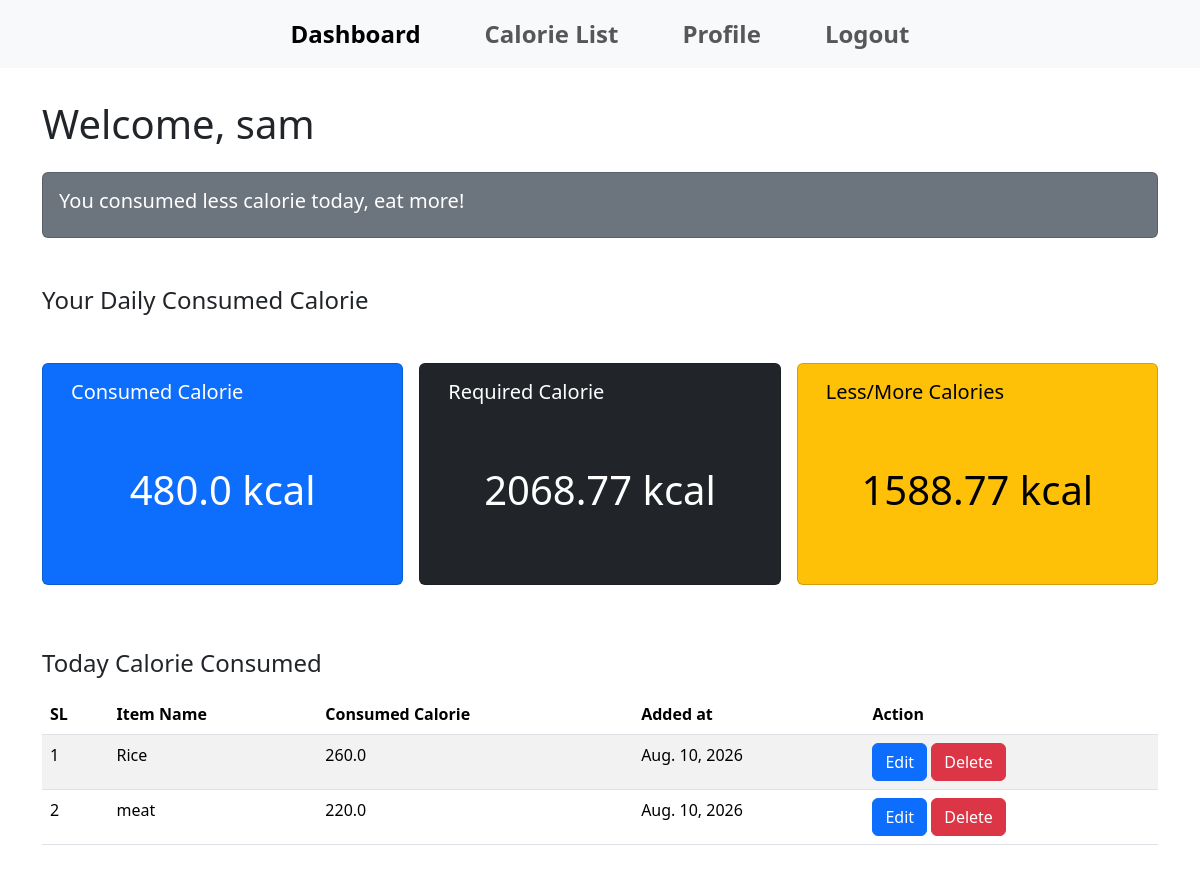
The page /dashboard/ (signed in) on the database its author committed.
### calory_app/models.py (models this page shows, shortened)
class customUser(AbstractUser):
    pass

class profileModel(models.Model):
    user = models.ForeignKey(
        customUser,
        on_delete=models.CASCADE,
        null=True,
    )
    GENDER_OPTIONS = [
        ('Male', 'Male'),
        ('Female', 'Female'),
    ]
    name = models.CharField(null=True, max_length=200)
    age = models.PositiveIntegerField(null=True)
    gender = models.CharField(null=True, max_length=100, choices=GENDER_OPTIONS)
    height = models.FloatField(null=True)
    weight = models.FloatField(null=True)
    bmr = models.FloatField(null=True)

class consumedColorieModel(models.Model):
    consumed_by = models.ForeignKey(
        customUser,
        on_delete=models.CASCADE,
        null=True,
        related_name='user_calorie'
    )
    item_name = models.CharField(null=True, max_length=200)
    calorie = models.FloatField(null=True)
    created_at = models.DateField(auto_now_add=True)

### calory_app/views.py (the view)
# urls.py: path('dashboard/', dashboard, name='dashboard'),
@login_required
def dashboard(request):
    today_consumed_data = consumedColorieModel.objects.filter(
        consumed_by=request.user,
        created_at = date.today()
    )
    total_consumed_calories = today_consumed_data.aggregate(total=Sum('calorie'))
    try:
        calorie_required = profileModel.objects.get(user=request.user).bmr
    except profileModel.DoesNotExist:
        return redirect('profile_update')
    sum_calory = round(float(total_consumed_calories['total'] or 0.00), 2)
    if sum_calory < calorie_required:
        suggestion = 'You consumed less calorie today, eat more!'
    else:
        suggestion = 'You consumed more calorie today, eat less!'
    context = {
        'calorie_required' : calorie_required,
        'total_consumed_calories' : sum_calory,
        'today_consumed_data' : today_consumed_data,
        'less_more' : round(calorie_required - sum_calory, 2),
        'suggestion' : suggestion,
    }
    return render(request, 'dashboard.html', context)

### calory_app/templates/dashboard.html
{% extends 'master/base.html' %}
{% block bodyContent %}
    <h1 class="py-3">Welcome, {{request.user.username}}</h1>
    <div class="col card text-bg-secondary mb-3">
        <div class="card-body">
            <h5 class="card-title">{{suggestion}}</h5>
        </div>
    </div>
    <h4 class="mt-5">Your Daily Consumed Calorie</h4>
    <div class="container mt-5">
        <div class="row gap-3">
            <div class="col card text-bg-primary mb-3">
                <div class="card-body">
                    <h5 class="card-title">Consumed Calorie</h5>
                    <p class="card-text fs-1 py-5 text-center">{{total_consumed_calories}} kcal</p>
                </div>
            </div>
            <div class="col card text-bg-dark mb-3">
                <div class="card-body">
                    <h5 class="card-title">Required Calorie</h5>
                    <p class="card-text fs-1 py-5 text-center">{{calorie_required}} kcal</p>
                </div>
            </div>
            <div class="col card text-bg-warning mb-3">
                <div class="card-body">
                    <h5 class="card-title">Less/More Calories</h5>
                    <p class="card-text fs-1 py-5 text-center">{{less_more}} kcal</p>
                </div>
            </div>
        </div>
    </div>
    <h4 class="mt-5 ma-5">Today Calorie Consumed</h4>
    <table class="table table-striped mt-3">
        <thead>
            <tr>
                <th>SL</th>
                <th>Item Name</th>
                <th>Consumed Calorie</th>
                <th>Added at</th>
                <th>Action</th>
            </tr>
        </thead>
        <tbody>
            {% for each_data in today_consumed_data %}
                <tr>
                    <td>{{forloop.counter}}</td>
                    <td>{{each_data.item_name}}</td>
                    <td>{{each_data.calorie}}</td>
                    <td>{{each_data.created_at}}</td>
                    <td>
                        <a href="{% url 'edit_consumed_calorie' each_data.id %}" class="btn btn-primary">Edit</a>
                        <a href="{% url 'delete_consumed_calorie' each_data.id %}" class="btn btn-danger">Delete</a>
                    </td>
                </tr>
            {% endfor %}
        </tbody>
    </table>
{% endblock bodyContent %}

### calory_app/templates/master/base.html (shortened to what this page needs)
<!doctype html>
<html lang="en">
  <head>
    <link href="https://cdn.jsdelivr.net/npm/bootstrap@5.3.8/dist/css/bootstrap.min.css" rel="stylesheet">
  </head>
  <body>
    {% include 'master/navbar.html' %}
    <div class="container py-3">
        {% block bodyContent %}
        {% endblock bodyContent %}
    </div>
  </body>
</html>

### calory_app/templates/master/navbar.html (shortened to what this page needs)
<nav class="navbar navbar-expand-lg bg-body-tertiary">
  <div class="container-fluid">
    <div class="collapse navbar-collapse" id="navbarNav">
      <ul class="navbar-nav mx-auto fs-4 fw-bold gap-5">
        {% if request.user.is_authenticated %}
            <li class="nav-item">
                <a class="nav-link active" aria-current="page" href="{% url 'dashboard' %}">Dashboard</a>
            </li>
            <li class="nav-item">
                <a class="nav-link" href="{% url 'calorie_list' %}">Calorie List</a>
            </li>
            <li class="nav-item">
                <a class="nav-link" href="{% url 'profile_view' %}">Profile</a>
            </li>
            <li class="nav-item">
                <a class="nav-link" href="{% url 'logout_view' %}">Logout</a>
            </li>
        {% endif %}
      </ul>
    </div>
  </div>
</nav>

### rows shown on the page
customUser: user.username "sam"
profileModel: bmr "2068.77"
consumedColorieModel: item_name "Rice", calorie "260.0", created_at "Aug. 10, 2026"
consumedColorieModel: item_name "meat", calorie "220.0", created_at "Aug. 10, 2026"

### other values the page prints
{{ suggestion }} "You consumed less calorie today, eat more!"
{{ total_consumed_calories }} "480.0"
{{ less_more }} "1588.77"
